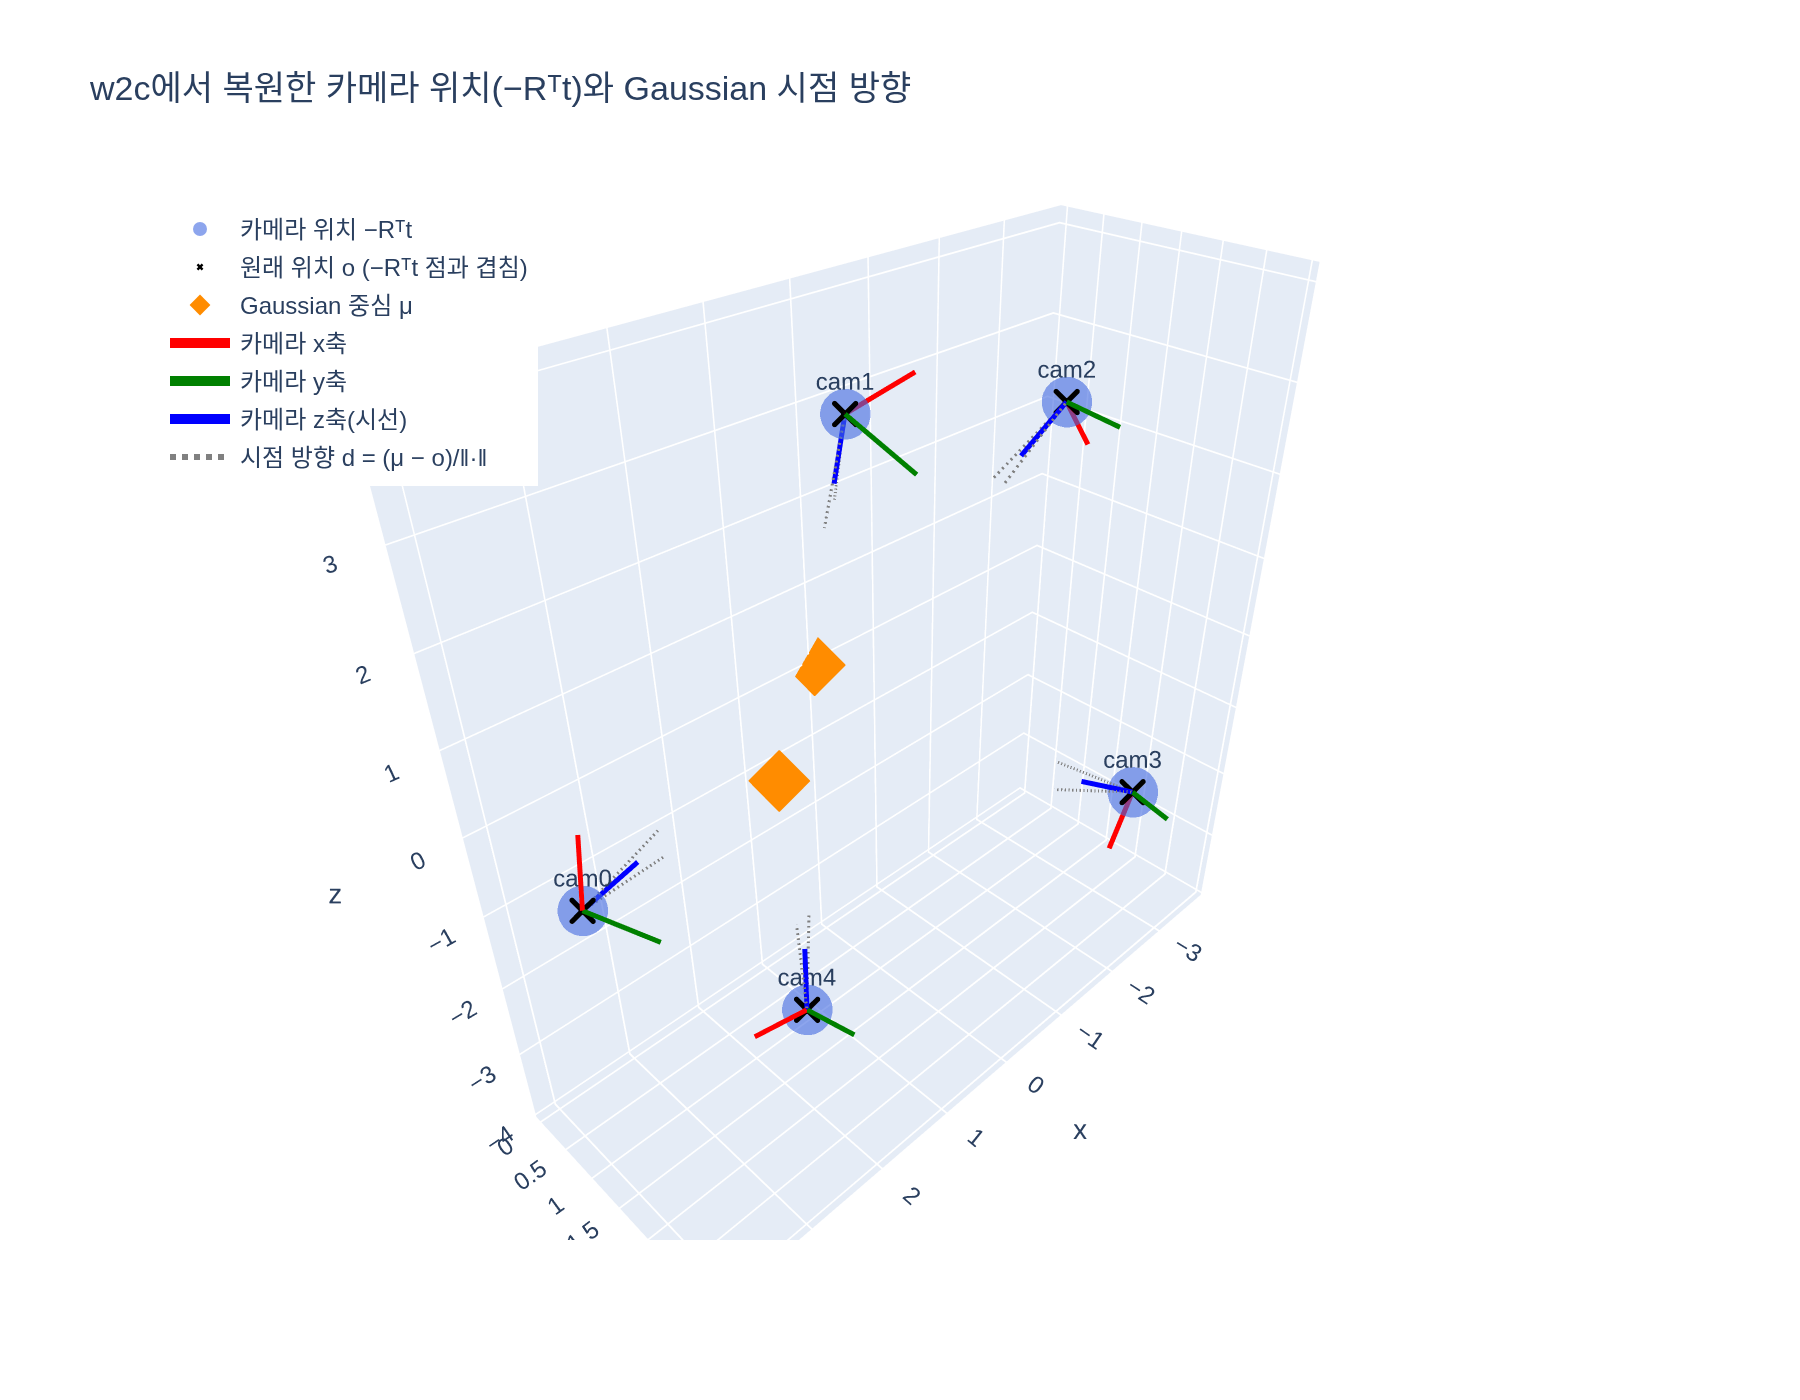

This figure's Python source:
# %% [markdown]
# # world→camera 행렬 $[R\,|\,\mathbf t]$에서 카메라 위치 복원하기 — $\mathbf o_{\text{cam}} = -R^\top\mathbf t$
#
# 이 스크립트는 다음을 작은 실행 예제로 확인한다.
#
# 1. 회전 행렬은 직교: $R^\top R = I$, 따라서 $R^{-1} = R^\top$
# 2. 카메라 자세($R_{c2w}$)와 위치 $\mathbf o$로 c2w를 만들고 w2c $= \text{c2w}^{-1}$를 구한 뒤,
#    w2c의 $[R\,|\,\mathbf t]$에서 $-R^\top\mathbf t$가 원래 위치 $\mathbf o$와 일치함
# 3. $4\times4$ 역행렬이 정확히 $\begin{pmatrix} R^\top & -R^\top\mathbf t\\ \mathbf 0^\top & 1\end{pmatrix}$와 같음
# 4. `sh_walkthrough.py`의 예제(카메라 $(0,0,-5)$, $R=I$, $\mathbf t=(0,0,5)$) 손계산 재현
# 5. 잘못된 공식 $-\mathbf t$, $-R\mathbf t$를 쓰면 얼마나 틀리는지 표
# 6. 여러 카메라에서 Gaussian 중심으로의 시점 방향 $\mathbf d = (\boldsymbol\mu - \mathbf o)/\|\cdot\|$ 계산과 3D 시각화
#
# 필요 패키지: torch, numpy, plotly, kaleido (PNG 저장용)

# %%
import os
import math

import numpy as np
import torch
import torch.nn.functional as F
import plotly.graph_objects as go

torch.manual_seed(0)
np.random.seed(0)
torch.set_printoptions(precision=4, sci_mode=False, linewidth=120)

HERE = os.path.dirname(os.path.abspath(__file__)) if "__file__" in globals() else os.getcwd()


def _show(fig):
    try:
        from IPython import get_ipython
        if get_ipython() is not None:  # VSCode 셀/Jupyter에서만 렌더링
            fig.show()
    except ImportError:
        pass


# %% [markdown]
# ## 1. 회전 행렬은 직교한다: $R^\top R = I$
#
# 축-각(axis-angle) 표현에서 회전 행렬을 만드는 로드리게스 공식:
#
# $$
# R = I + \sin\theta\,K + (1-\cos\theta)\,K^2,\qquad
# K = \begin{pmatrix} 0 & -k_z & k_y\\ k_z & 0 & -k_x\\ -k_y & k_x & 0\end{pmatrix}
# $$
#
# ($\mathbf k$는 단위 회전축). 이렇게 만든 $R$의 열들이 서로 수직인 단위벡터라서 $R^\top R = I$가 된다.
# 즉 **역행렬을 따로 계산할 필요 없이 전치가 곧 역행렬**이다.

# %%
def skew(k: torch.Tensor) -> torch.Tensor:
    kx, ky, kz = k
    return torch.tensor([[0.0, -kz, ky], [kz, 0.0, -kx], [-ky, kx, 0.0]], dtype=k.dtype)


def axis_angle_to_R(axis: torch.Tensor, theta: float) -> torch.Tensor:
    k = F.normalize(axis, dim=0)
    K = skew(k)
    return torch.eye(3, dtype=k.dtype) + math.sin(theta) * K + (1 - math.cos(theta)) * (K @ K)


R = axis_angle_to_R(torch.tensor([1.0, 2.0, 0.5], dtype=torch.float64), theta=0.9)
print("R =\n", R)
print("Rᵀ R =\n", R.T @ R)
print("‖Rᵀ R − I‖_max =", (R.T @ R - torch.eye(3, dtype=R.dtype)).abs().max().item())
print("det R =", torch.linalg.det(R).item(), " (회전이면 +1)")
print("‖R⁻¹ − Rᵀ‖_max =", (torch.linalg.inv(R) - R.T).abs().max().item())
# 출력:
# R =
#  tensor([[ 0.6937, -0.0268,  0.7198],
#         [ 0.3151,  0.9099, -0.2698],
#         [-0.6477,  0.4139,  0.6396]], dtype=torch.float64)
# Rᵀ R =
#  tensor([[ 1.0000, -0.0000, -0.0000],
#         [-0.0000,  1.0000,  0.0000],
#         [-0.0000,  0.0000,  1.0000]], dtype=torch.float64)
# ‖Rᵀ R − I‖_max = 2.220446049250313e-16
# det R = 1.0  (회전이면 +1)
# ‖R⁻¹ − Rᵀ‖_max = 1.1102230246251565e-16

# %% [markdown]
# ## 2. c2w → w2c → $-R^\top\mathbf t$ 가 원래 카메라 위치인가
#
# 카메라의 **자세** $R_{c2w}$(카메라 축을 world에서 본 것, 열벡터 = 카메라 x, y, z축)와 **위치** $\mathbf o$로
# camera→world 행렬을 만든다:
#
# $$
# \text{c2w} = \begin{pmatrix} R_{c2w} & \mathbf o \\ \mathbf 0^\top & 1\end{pmatrix}
# $$
#
# gsplat의 `viewmat`은 그 역행렬 world→camera $= [R\,|\,\mathbf t]$ 이다. 여기서 $R = R_{c2w}^\top$, $\mathbf t = -R\,\mathbf o$.
# 이 $R, \mathbf t$만 갖고 $\mathbf o$를 되찾는 식이 $-R^\top\mathbf t$ 이다.

# %%
def make_c2w(R_c2w: torch.Tensor, o: torch.Tensor) -> torch.Tensor:
    c2w = torch.eye(4, dtype=R_c2w.dtype)
    c2w[:3, :3] = R_c2w
    c2w[:3, 3] = o
    return c2w


def cam_pos_from_w2c(w2c: torch.Tensor) -> torch.Tensor:
    """카드의 공식: o_cam = −Rᵀ t  (sh_walkthrough.py의 view_dirs와 같은 계산)."""
    R, t = w2c[:3, :3], w2c[:3, 3]
    return -R.T @ t


o_true = torch.tensor([1.5, -2.0, 4.0], dtype=torch.float64)                       # 카메라 world 위치
R_c2w = axis_angle_to_R(torch.tensor([0.3, 1.0, -0.2], dtype=torch.float64), 1.3)  # 임의 자세
c2w = make_c2w(R_c2w, o_true)
w2c = torch.linalg.inv(c2w)                                                        # gsplat viewmat 형태
R, t = w2c[:3, :3], w2c[:3, 3]

print("w2c (viewmat) =\n", w2c)
print("t            =", t.tolist())
print("−Rᵀ t        =", cam_pos_from_w2c(w2c).tolist())
print("원래 위치 o   =", o_true.tolist())
print("오차 ‖−Rᵀt − o‖ =", (cam_pos_from_w2c(w2c) - o_true).norm().item())
print("검산: R·o + t =", (R @ o_true + t).tolist(), " ← 카메라 자신은 camera 좌표로 원점")
# 출력:
# w2c (viewmat) =
#  tensor([[ 0.3258,  0.0132, -0.9453,  3.3189],
#         [ 0.3758,  0.9157,  0.1423,  0.6987],
#         [ 0.8675, -0.4016,  0.2934, -3.2782],
#         [ 0.0000, -0.0000,  0.0000,  1.0000]], dtype=torch.float64)
# t            = [3.3189361547919884, 0.6986818618743109, -3.278186458440461]
# −Rᵀ t        = [1.5000000000000016, -1.9999999999999996, 3.9999999999999987]
# 원래 위치 o   = [1.5, -2.0, 4.0]
# 오차 ‖−Rᵀt − o‖ = 2.094764613337708e-15
# 검산: R·o + t = [4.440892098500626e-16, -1.1102230246251565e-16, -4.440892098500626e-16]  ← 카메라 자신은 camera 좌표로 원점

# %% [markdown]
# ## 3. $4\times4$ 역행렬 vs. 닫힌 형태 $\begin{pmatrix} R^\top & -R^\top\mathbf t\\ \mathbf 0^\top & 1\end{pmatrix}$
#
# $\mathbf x_c = R\mathbf x_w + \mathbf t$ 를 $\mathbf x_w$에 대해 풀면 $\mathbf x_w = R^\top\mathbf x_c - R^\top\mathbf t$.
# 그러므로 w2c의 역행렬(= c2w)은 위 블록 형태이고, **4번째 열이 곧 카메라 위치**다.
# `torch.linalg.inv`로 직접 구한 값과 비교해 본다.

# %%
def inv_rigid(w2c: torch.Tensor) -> torch.Tensor:
    R, t = w2c[:3, :3], w2c[:3, 3]
    out = torch.eye(4, dtype=w2c.dtype)
    out[:3, :3] = R.T
    out[:3, 3] = -R.T @ t
    return out


c2w_closed = inv_rigid(w2c)
c2w_numeric = torch.linalg.inv(w2c)
print("닫힌 형태 c2w =\n", c2w_closed)
print("‖닫힌 형태 − linalg.inv‖_max =", (c2w_closed - c2w_numeric).abs().max().item())
print("c2w 4번째 열 (위 3성분) =", c2w_numeric[:3, 3].tolist(), " == 카메라 위치")
print("c2w @ (0,0,0,1)ᵀ       =", (c2w_numeric @ torch.tensor([0.0, 0.0, 0.0, 1.0], dtype=torch.float64))[:3].tolist(),
      " ← camera 원점을 world로 보낸 것")
# 출력:
# 닫힌 형태 c2w =
#  tensor([[ 0.3258,  0.3758,  0.8675,  1.5000],
#         [ 0.0132,  0.9157, -0.4016, -2.0000],
#         [-0.9453,  0.1423,  0.2934,  4.0000],
#         [ 0.0000,  0.0000,  0.0000,  1.0000]], dtype=torch.float64)
# ‖닫힌 형태 − linalg.inv‖_max = 8.881784197001252e-16
# c2w 4번째 열 (위 3성분) = [1.5000000000000007, -1.9999999999999996, 3.9999999999999996]  == 카메라 위치
# c2w @ (0,0,0,1)ᵀ       = [1.5000000000000007, -1.9999999999999996, 3.9999999999999996]  ← camera 원점을 world로 보낸 것

# %% [markdown]
# ## 4. 노트북 예제 재현: 카메라 $(0,0,-5)$, $R = I$
#
# `sh_walkthrough.py` 4절: `viewmat = eye(4); viewmat[:3,3] = (0,0,5)`.
# $\mathbf t = -R\,\mathbf o = -(0,0,-5) = (0,0,5)$ 이므로, 복원하면 $-R^\top\mathbf t = -(0,0,5) = (0,0,-5)$.
# 이어서 두 Gaussian 중심 $(0,0,0)$, $(2,1,3)$으로의 시점 방향을 정규화까지 계산한다.

# %%
def view_dirs(means: torch.Tensor, viewmat: torch.Tensor) -> torch.Tensor:
    """3DGS의 시점 방향: 카메라 위치 −Rᵀt 에서 각 Gaussian 중심을 향하는 벡터 (노트북과 동일)."""
    R, t = viewmat[:3, :3], viewmat[:3, 3]
    cam_pos = -R.T @ t
    return means - cam_pos


viewmat_nb = torch.eye(4)
viewmat_nb[:3, 3] = torch.tensor([0.0, 0.0, 5.0])
means_nb = torch.tensor([[0.0, 0.0, 0.0], [2.0, 1.0, 3.0]])
print("카메라 위치 −Rᵀt =", cam_pos_from_w2c(viewmat_nb).tolist())
print("원점 Gaussian의 camera 좌표 R·μ + t =", (viewmat_nb[:3, :3] @ means_nb[0] + viewmat_nb[:3, 3]).tolist(), " (카메라 앞 5)")
print("시점 방향 d       =\n", F.normalize(view_dirs(means_nb, viewmat_nb), dim=-1))
print("손계산 (2,1,8)/√69 =", (torch.tensor([2.0, 1.0, 8.0]) / math.sqrt(69)).tolist())
# 출력:
# 카메라 위치 −Rᵀt = [0.0, 0.0, -5.0]
# 원점 Gaussian의 camera 좌표 R·μ + t = [0.0, 0.0, 5.0]  (카메라 앞 5)
# 시점 방향 d       =
#  tensor([[0.0000, 0.0000, 1.0000],
#         [0.2408, 0.1204, 0.9631]])
# 손계산 (2,1,8)/√69 = [0.24077171087265015, 0.12038585543632507, 0.9630868434906006]

# %% [markdown]
# ## 5. 잘못된 공식과 비교: $-\mathbf t$, $-R\,\mathbf t$
#
# - $-\mathbf t$: $R = I$일 때만 우연히 맞는다. 회전이 있으면 $\mathbf t = -R\mathbf o$ 에 들어간 회전을 되돌리지 못한다.
# - $-R\,\mathbf t$: 되돌리는 방향이 반대다. $R$을 한 번 더 곱해 회전이 두 배가 된다.
#
# 회전각을 0°에서 150°까지 키우며 세 공식의 오차 $\|\hat{\mathbf o} - \mathbf o\|$ 를 표로 본다.

# %%
o_fixed = torch.tensor([2.0, 1.0, -3.0], dtype=torch.float64)
axis = torch.tensor([0.2, 1.0, 0.4], dtype=torch.float64)
print(f"{'회전각(°)':>9} | {'−Rᵀt 오차':>10} | {'−t 오차':>10} | {'−Rt 오차':>10}")
print("-" * 50)
for deg in [0, 30, 60, 90, 120, 150]:
    w2c_i = torch.linalg.inv(make_c2w(axis_angle_to_R(axis, math.radians(deg)), o_fixed))
    R_i, t_i = w2c_i[:3, :3], w2c_i[:3, 3]
    err_ok = (-R_i.T @ t_i - o_fixed).norm().item()
    err_t = (-t_i - o_fixed).norm().item()
    err_Rt = (-R_i @ t_i - o_fixed).norm().item()
    print(f"{deg:>9d} | {err_ok:>10.2e} | {err_t:>10.4f} | {err_Rt:>10.4f}")
# 출력:
#    회전각(°) |    −Rᵀt 오차 |      −t 오차 |     −Rt 오차
# --------------------------------------------------
#         0 |   0.00e+00 |     0.0000 |     0.0000
#        30 |   2.22e-16 |     1.9345 |     3.7372
#        60 |   9.93e-16 |     3.7372 |     6.4730
#        90 |   1.09e-15 |     5.2852 |     7.4744
#       120 |   9.93e-16 |     6.4730 |     6.4730
#       150 |   1.20e-15 |     7.2197 |     3.7372
# (−t 는 각이 클수록 나빠지고, −Rt 는 회전이 두 배(2θ)가 되어 90°에서 최악·180°에서 되돌아온다 — 둘 다 회전이 있으면 틀림)

# %% [markdown]
# ## 6. 여러 카메라에서 Gaussian 중심으로의 시점 방향
#
# 원점 근처를 둘러싼 카메라 5대를 look-at으로 만든다(카메라 $+z$축이 시선 방향).
# 각 카메라의 w2c에서 $-R^\top\mathbf t$로 위치를 되찾고, 두 Gaussian 중심 $\boldsymbol\mu$에 대해
#
# $$
# \mathbf d = \frac{\boldsymbol\mu - \mathbf o_{\text{cam}}}{\|\boldsymbol\mu - \mathbf o_{\text{cam}}\|}
# $$
#
# 를 계산한다. 이 $\mathbf d$가 SH 평가 `sh_eval(coeffs, d)`에 들어가는 방향이다.
# (검산으로 c2w를 직접 써서 구한 방향과 일치하는지도 본다.)

# %%
def look_at_c2w(o: torch.Tensor, target: torch.Tensor, up=(0.0, 1.0, 0.0)) -> torch.Tensor:
    """카메라 z축 = 전방(target − o), x축 = up × z, y축 = z × x. (좌표 관례 세부는 이 카드의 논지와 무관)"""
    z = F.normalize(target - o, dim=0)
    x = F.normalize(torch.linalg.cross(torch.tensor(up, dtype=o.dtype), z), dim=0)
    y = torch.linalg.cross(z, x)
    return make_c2w(torch.stack([x, y, z], dim=1), o)


means = torch.tensor([[0.0, 0.0, 0.0], [1.0, 0.5, -0.8]], dtype=torch.float64)      # Gaussian 중심 2개
target = means.mean(0)
angles = torch.linspace(0, 2 * math.pi, 6, dtype=torch.float64)[:-1]              # 카메라 5대, 원형 배치
cam_pos_true = torch.stack([4.0 * torch.cos(angles), 1.5 + 0.8 * torch.sin(2 * angles), 4.0 * torch.sin(angles)], dim=1)

viewmats = torch.stack([torch.linalg.inv(look_at_c2w(o, target)) for o in cam_pos_true])   # [5,4,4] = gsplat viewmats
cam_pos_rec = torch.stack([cam_pos_from_w2c(v) for v in viewmats])                         # −Rᵀt
print("복원 위치 최대 오차 =", (cam_pos_rec - cam_pos_true).abs().max().item())

dirs = F.normalize(means[None, :, :] - cam_pos_rec[:, None, :], dim=-1)          # [5 cams, 2 gaussians, 3]
dirs_check = F.normalize(means[None] - torch.stack([torch.linalg.inv(v)[:3, 3] for v in viewmats])[:, None], dim=-1)
print("c2w 4번째 열로 구한 방향과의 최대 차이 =", (dirs - dirs_check).abs().max().item())
print("방향 벡터 길이(정규화 확인) =", dirs.norm(dim=-1).flatten().tolist())
print("카메라 0 → Gaussian 0 방향 d =", dirs[0, 0].tolist())
print("카메라 0 의 시선축(c2w z열)  =", torch.linalg.inv(viewmats[0])[:3, 2].tolist(), " (target을 보므로 비슷하지만 같지는 않음)")
# 출력:
# 복원 위치 최대 오차 = 1.9984014443252818e-15
# c2w 4번째 열로 구한 방향과의 최대 차이 = 7.216449660063518e-16
# 방향 벡터 길이(정규화 확인) = [1.0, 0.9999999999999999, 1.0, 0.9999999999999999, 1.0, 1.0, 0.9999999999999999, 1.0, 1.0, 1.0]
# 카메라 0 → Gaussian 0 방향 d = [-0.9363291775690445, -0.3511234415883916, 1.8148786872587925e-17]
# 카메라 0 의 시선축(c2w z열)  = [-0.9363344128893162, -0.33440514746047, -0.10700964718735043]  (target을 보므로 비슷하지만 같지는 않음)

# %% [markdown]
# ## 7. 시각화 — 카메라 위치·축, Gaussian 중심, 시점 방향
#
# - 파란 점: $-R^\top\mathbf t$로 복원한 카메라 위치 (검은 ×: 원래 위치 — 겹쳐야 정상)
# - 빨강/초록/파랑 짧은 선: 카메라 x/y/z축 (c2w의 열벡터; z가 시선 방향)
# - 주황 다이아몬드: Gaussian 중심 $\boldsymbol\mu$
# - 회색 선분: 카메라 → Gaussian 시점 방향 $\mathbf d$ (길이 1.2로 그림)

# %%
fig = go.Figure()
P = cam_pos_rec.numpy()
fig.add_trace(go.Scatter3d(x=P[:, 0], y=P[:, 1], z=P[:, 2], mode="markers+text",
                           marker=dict(size=7, color="royalblue", opacity=0.6), text=[f"cam{i}" for i in range(len(P))],
                           textposition="top center", name="카메라 위치 −Rᵀt"))
T = cam_pos_true.numpy()
fig.add_trace(go.Scatter3d(x=T[:, 0], y=T[:, 1], z=T[:, 2], mode="markers",
                           marker=dict(size=3, color="black", symbol="x"), name="원래 위치 o (−Rᵀt 점과 겹침)"))
M = means.numpy()
fig.add_trace(go.Scatter3d(x=M[:, 0], y=M[:, 1], z=M[:, 2], mode="markers",
                           marker=dict(size=8, color="darkorange", symbol="diamond"), name="Gaussian 중심 μ"))

axis_colors = ["red", "green", "blue"]
axis_names = ["카메라 x축", "카메라 y축", "카메라 z축(시선)"]
for k in range(3):
    xs, ys, zs = [], [], []
    for v in viewmats:
        c2w_v = torch.linalg.inv(v)
        o = c2w_v[:3, 3].numpy(); a = c2w_v[:3, k].numpy() * 0.8
        xs += [o[0], o[0] + a[0], None]; ys += [o[1], o[1] + a[1], None]; zs += [o[2], o[2] + a[2], None]
    fig.add_trace(go.Scatter3d(x=xs, y=ys, z=zs, mode="lines", line=dict(color=axis_colors[k], width=5), name=axis_names[k]))

xs, ys, zs = [], [], []
for i in range(len(P)):
    for j in range(len(M)):
        d = dirs[i, j].numpy() * 1.2
        xs += [P[i, 0], P[i, 0] + d[0], None]; ys += [P[i, 1], P[i, 1] + d[1], None]; zs += [P[i, 2], P[i, 2] + d[2], None]
fig.add_trace(go.Scatter3d(x=xs, y=ys, z=zs, mode="lines", line=dict(color="gray", width=3, dash="dot"), name="시점 방향 d = (μ − o)/‖·‖"))

fig.update_layout(title="w2c에서 복원한 카메라 위치(−Rᵀt)와 Gaussian 시점 방향",
                  scene=dict(aspectmode="data", xaxis_title="x", yaxis_title="y", zaxis_title="z"),
                  width=900, height=700, legend=dict(x=0.0, y=1.0))
_show(fig)

png_path = os.path.join(HERE, "expy.png")
try:
    fig.write_image(png_path, scale=2)
    print("저장:", png_path)
except Exception as e:  # kaleido 미설치 등
    print("PNG 저장 실패:", e)
# 출력:
# 저장: /home/sungwoo/projects/swcho/gsplat/fm/sh/.fm/hints/29154e9d-02f6-4621-874e-151de750672d/expy.png

# %% [markdown]
# ## 정리
#
# | 항목 | 확인 결과 |
# |---|---|
# | $R^\top R = I$ | 오차 $\sim 10^{-16}$ → $R^{-1} = R^\top$ |
# | $-R^\top\mathbf t$ vs 원래 위치 | 일치 (오차 $\sim 10^{-15}$) |
# | $\text{w2c}^{-1}$ vs $[R^\top\,|\,-R^\top\mathbf t]$ | 일치, 4번째 열 = 카메라 위치 |
# | 노트북 예제 | $-R^\top\mathbf t = (0,0,-5)$, $\mathbf d = (2,1,8)/\sqrt{69}$ |
# | $-\mathbf t$, $-R\mathbf t$ | 회전각이 0이 아니면 수 단위로 틀림 |
#
# 카메라는 camera 좌표계의 원점이므로 $\mathbf 0 = R\,\mathbf o_{\text{cam}} + \mathbf t$, 양변에 $R^\top$을 곱하면 $\mathbf o_{\text{cam}} = -R^\top\mathbf t$.
